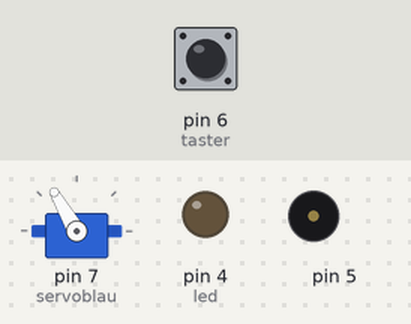
A sketch run on a simulated Arduino Uno, built with avr-gcc and run on an emulated ATmega328P. Parts: servo, output pins drawn as LEDs (lit = HIGH), buzzer (waves = sounding). Dashed ring = blinking. The test bench sets the inputs (shaded band); at power-on: pin 6 (taster) LOW.

Above: at 1.2 s.
1.3 s: pin 6 (taster) pulled HIGH for 0.15 s
At 1.45 s:
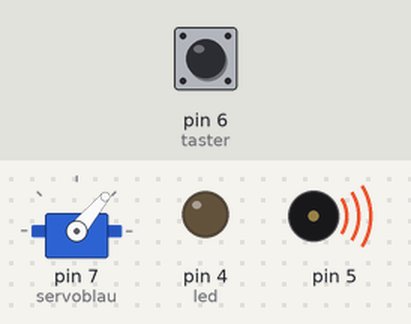
3.0 s: pin 6 (taster) pulled HIGH for 3.2 s
At 3.25 s:
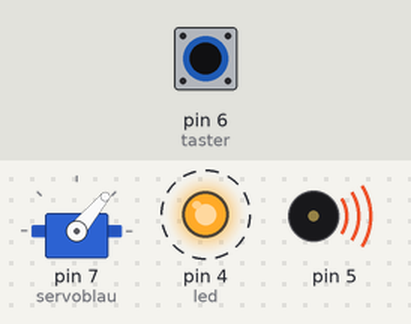
Timing chart, 0 to 7.7 s (numbered marks = the images above; inputs shaded):
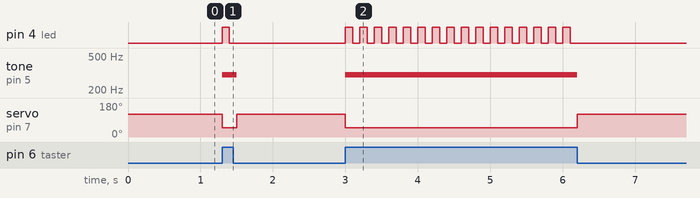

Measured:
- after the input at 1.3 s, pin 4 (led): LOW → HIGH at once, → LOW 0.10 s later; tone on pin 5: silent → 300 Hz at once, → silent 0.20 s later; servo on pin 7 (servoblau): 120° → 50° at once, → 120° 0.20 s later
- after the input at 3.0 s, pin 4 (led): alternates HIGH for 0.10 s and LOW for 0.10 s, 32 changes in all, then stays LOW, starting at once; tone on pin 5: silent → 300 Hz at once, → silent 3.2 s later; servo on pin 7 (servoblau): 120° → 50° at once, → 120° 3.2 s later

The sketch:

Greif-Sirene.ino
```cpp
#include <Servo.h>
Servo servoblau;
int taster = 6;
int led = 4;
int stat = 0;
void setup ()
{
  pinMode(taster, INPUT);
  pinMode(led, OUTPUT);
  servoblau.attach(7);
}
void loop()
{
  stat=digitalRead(taster);
  if (stat == HIGH)
  {
    servoblau.write(50);
    tone(5, 300);
    digitalWrite(led, HIGH);
    delay(100);
    digitalWrite(led, LOW);
    delay(100);
  }
  else
  {
    noTone(5);
    servoblau.write(120);
    digitalWrite(led, LOW);
  }
}
```
